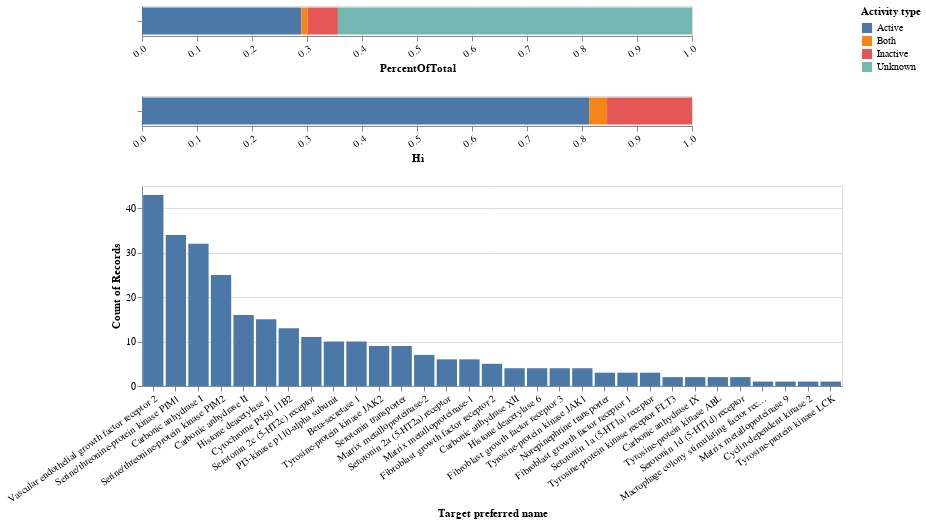

Notebook cell for this chart:
### Markdown cell above
# All together now:

### Code cell
chart_one = alt.Chart(df).transform_joinaggregate(
        Total='sum(number)'
    ).transform_calculate(PercentOfTotal="datum.number / datum.Total").mark_bar().encode(
    x=alt.X('PercentOfTotal:Q'),#,sort='descending'),
    y=alt.Y('results', title='',axis=alt.Axis(labels=False)),
    color=alt.Color('activity', title='Activity type'),
    order=alt.Order('activity', sort='ascending')
).add_selection(
    selector
).properties(height=30, width=550)

chart_two = alt.Chart(df.iloc[:3]).transform_joinaggregate(
        Total='sum(number)'
    ).transform_calculate(PercentOfTotal="datum.number / datum.Total").mark_bar().encode(
    x=alt.X('PercentOfTotal:Q', title='Hi'),#,sort='descending'),
    y=alt.Y('results', title='',axis=alt.Axis(labels=False)),
    color=alt.Color('activity', title='Activity type'),
    order=alt.Order('activity', sort='ascending')
).add_selection(
    selector
).properties(height=30, width=550)

chart = alt.Chart(all_pos_targets).mark_bar()

chart = chart.encode(
    x = alt.X('pref_name', sort='-y', title='Target preferred name'),
    y = alt.Y('count()'), 
).properties(height=200,width=700)

(chart_one&chart_two&chart
).configure_axisBottom(labelAngle=-35).configure_header(
    titleFontSize=40, 
    labelFontSize=40
).configure_title()

### Figure 1 — Vega-Lite specification as saved in the notebook (floating-point values rounded to 4 significant figures; data arrays with more than 128 entries replaced by an {"elided": "..."} marker saying what was removed)
{"config": {"view": {"continuousWidth": 400, "continuousHeight": 300}, "axisBottom": {"labelAngle": -35}, "header": {"labelFontSize": 40, "titleFontSize": 40}, "title": {}}, "vconcat": [{"data": {"name": "data-c8ff6c75327497d556bdd6eac04ede2a"}, "mark": "bar", "encoding": {"color": {"type": "nominal", "field": "activity", "title": "Activity type"}, "order": {"type": "nominal", "field": "activity", "sort": "ascending"}, "x": {"type": "quantitative", "field": "PercentOfTotal"}, "y": {"type": "nominal", "axis": {"labels": false}, "field": "results", "title": ""}}, "height": 30, "selection": {"selector004": {"type": "single", "encodings": ["x", "color"]}}, "transform": [{"joinaggregate": [{"op": "sum", "field": "number", "as": "Total"}]}, {"calculate": "datum.number / datum.Total", "as": "PercentOfTotal"}], "width": 550}, {"data": {"name": "data-0e01c610e98ef8316865033c1a21eb8a"}, "mark": "bar", "encoding": {"color": {"type": "nominal", "field": "activity", "title": "Activity type"}, "order": {"type": "nominal", "field": "activity", "sort": "ascending"}, "x": {"type": "quantitative", "field": "PercentOfTotal", "title": "Hi"}, "y": {"type": "nominal", "axis": {"labels": false}, "field": "results", "title": ""}}, "height": 30, "selection": {"selector004": {"type": "single", "encodings": ["x", "color"]}}, "transform": [{"joinaggregate": [{"op": "sum", "field": "number", "as": "Total"}]}, {"calculate": "datum.number / datum.Total", "as": "PercentOfTotal"}], "width": 550}, {"data": {"name": "data-481ac349d0155016f6a8738bf72ce08a"}, "mark": "bar", "encoding": {"x": {"type": "nominal", "field": "pref_name", "sort": "-y", "title": "Target preferred name"}, "y": {"type": "quantitative", "aggregate": "count"}}, "height": 200, "width": 700}], "$schema": "https://vega.github.io/schema/vega-lite/v4.8.1.json", "datasets": {"data-c8ff6c75327497d556bdd6eac04ede2a": [{"results": "Results", "activity": "Active", "number": 300, "proportion": 0.2896}, {"results": "Results", "activity": "Inactive", "number": 57, "proportion": 0.05502}, {"results": "Results", "activity": "Both", "number": 12, "proportion": 0.01158}, {"results": "Results", "activity": "Unknown", "number": 667, "proportion": 0.6438}], "data-0e01c610e98ef8316865033c1a21eb8a": [{"results": "Results", "activity": "Active", "number": 300, "proportion": 0.2896}, {"results": "Results", "activity": "Inactive", "number": 57, "proportion": 0.05502}, {"results": "Results", "activity": "Both", "number": 12, "proportion": 0.01158}], "data-481ac349d0155016f6a8738bf72ce08a": {"elided": "288 records"}}}
